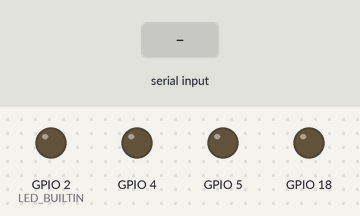
The program below on a simulated ESP32. Shown: output pins drawn as LEDs (lit = HIGH). Inputs (shaded band) come from the test bench.

Above: at 1.2 s.
1.3 s: "1\n" received over Serial
At 2.0 s:
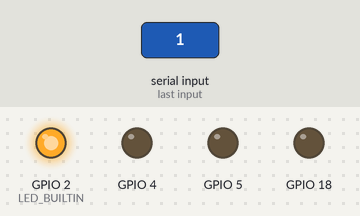
4.3 s: "2\n" received over Serial
At 5.6 s:
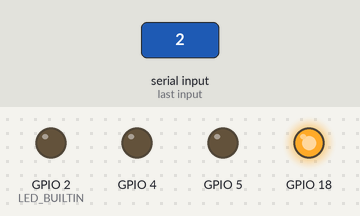
7.3 s: "3\n" received over Serial
At 7.8 s:
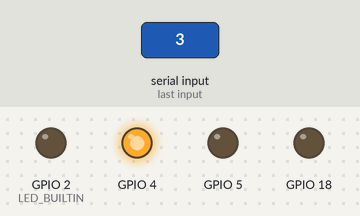
10.3 s: "4\n" received over Serial
At 11.3 s:
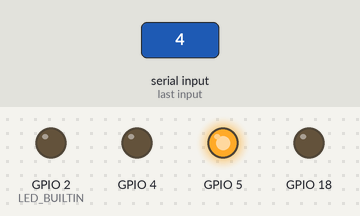
Timing chart, 0 to 13.8 s (numbered marks = the images above; inputs shaded):
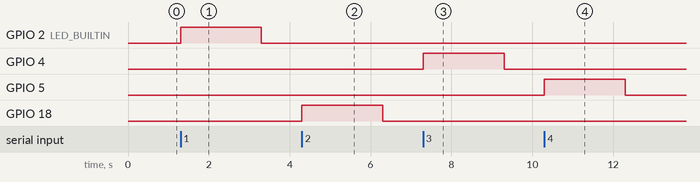

The program:

main.cpp
```cpp
// //Muhammad Azka Adhitama
// //Tugas P8

// #include <Arduino.h>


// void setup() {
//   // put your setup code here, to run once:
//   pinMode(18, OUTPUT);
//   pinMode(4, OUTPUT);
//   pinMode(5, OUTPUT);
//   pinMode(LED_BUILTIN, OUTPUT);
// }

// void loop() {
//   // put your main code here, to run repeatedly:
//   //led 1
//   digitalWrite(LED_BUILTIN, HIGH);
//   delay(2000);
//   digitalWrite(LED_BUILTIN, LOW);
//   delay(2000);

//   //led 2
//   digitalWrite(18, HIGH);
//   delay(2000);
//   digitalWrite(18, LOW);
//   delay(2000);

//   //led 3
//   digitalWrite(4, HIGH);
//   delay(2000);
//   digitalWrite(4, LOW);
//   delay(2000);

//   //led 4
//   digitalWrite(5, HIGH);
//   delay(2000);
//   digitalWrite(5, LOW);
//   delay(2000);
// }


//Muhammad Azka Adhitama
//2109981
#include <Arduino.h>

String inputString = "";

void setup() {
  // Inisialisasi pin sebagai OUTPUT
  pinMode(LED_BUILTIN, OUTPUT);
  pinMode(18, OUTPUT);
  pinMode(4, OUTPUT);
  pinMode(5, OUTPUT);
  // Inisialisasi Serial Monitor
  Serial.begin(9600);
}

void loop() {
  if (Serial.available() > 0) {
    char inputChar = Serial.read(); // Membaca karakter dari Serial Monitor
    if (inputChar == '\n') {
      int input = inputString.toInt(); // Mengonversi string menjadi integer
      switch (input) {
    case 1:
      digitalWrite(LED_BUILTIN, HIGH); //  LED 1 (LED_BUILTIN)
      delay(2000);
      digitalWrite(LED_BUILTIN, LOW);
      break;
    case 2:
      digitalWrite(18, HIGH); //  LED 2
      delay(2000);
      digitalWrite(18, LOW);
      break;
    case 3:
      digitalWrite(4, HIGH); //  LED 3
      delay(2000);
      digitalWrite(4, LOW);
      break;
    case 4:
      digitalWrite(5, HIGH); //  LED 4
      delay(2000);
      digitalWrite(5, LOW);
      break;
    default:
      Serial.println("Input tidak valid. Masukkan 1, 2, 3, atau 4.");
  }
      inputString = ""; // Reset inputString
    } else {
      inputString += inputChar; // Tambahkan karakter ke inputString
    }
  }
}
```

Measured:
- after the input at 1.3 s, GPIO 2 (LED_BUILTIN): LOW → HIGH at once, → LOW 2.0 s later
- after the input at 4.3 s, GPIO 18: LOW → HIGH at once, → LOW 2.0 s later
- after the input at 7.3 s, GPIO 4: LOW → HIGH at once, → LOW 2.0 s later
- after the input at 10.3 s, GPIO 5: LOW → HIGH at once, → LOW 2.0 s later
